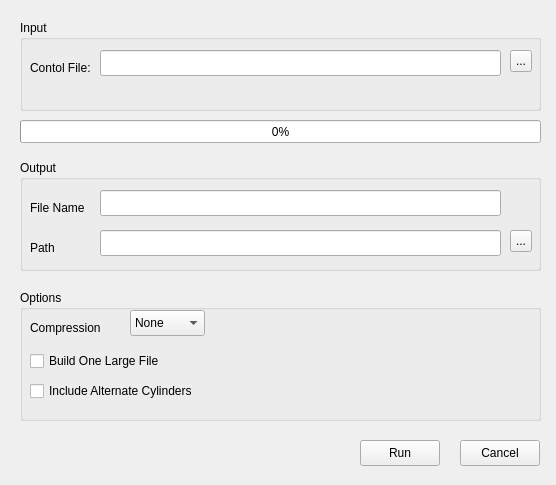
<?xml version="1.0" encoding="UTF-8"?>
<ui version="4.0">
 <class>DasdLoadClass</class>
 <widget class="QWidget" name="DasdLoadClass">
  <property name="geometry">
   <rect>
    <x>0</x>
    <y>0</y>
    <width>556</width>
    <height>485</height>
   </rect>
  </property>
  <property name="windowTitle">
   <string>Dasdload</string>
  </property>
  <widget class="QGroupBox" name="groupBox">
   <property name="geometry">
    <rect>
     <x>20</x>
     <y>20</y>
     <width>521</width>
     <height>91</height>
    </rect>
   </property>
   <property name="title">
    <string>Input</string>
   </property>
   <widget class="QLineEdit" name="control">
    <property name="geometry">
     <rect>
      <x>80</x>
      <y>30</y>
      <width>401</width>
      <height>26</height>
     </rect>
    </property>
   </widget>
   <widget class="QToolButton" name="browseCtlButton">
    <property name="geometry">
     <rect>
      <x>490</x>
      <y>30</y>
      <width>22</width>
      <height>22</height>
     </rect>
    </property>
    <property name="text">
     <string>...</string>
    </property>
   </widget>
   <widget class="QLabel" name="label">
    <property name="geometry">
     <rect>
      <x>10</x>
      <y>40</y>
      <width>71</width>
      <height>16</height>
     </rect>
    </property>
    <property name="text">
     <string>Contol File:</string>
    </property>
   </widget>
  </widget>
  <widget class="QGroupBox" name="groupBox_2">
   <property name="geometry">
    <rect>
     <x>20</x>
     <y>160</y>
     <width>521</width>
     <height>111</height>
    </rect>
   </property>
   <property name="title">
    <string>Output</string>
   </property>
   <widget class="QLineEdit" name="filename">
    <property name="geometry">
     <rect>
      <x>80</x>
      <y>30</y>
      <width>401</width>
      <height>26</height>
     </rect>
    </property>
   </widget>
   <widget class="QLineEdit" name="path">
    <property name="geometry">
     <rect>
      <x>80</x>
      <y>70</y>
      <width>401</width>
      <height>26</height>
     </rect>
    </property>
   </widget>
   <widget class="QToolButton" name="browseOutButton">
    <property name="geometry">
     <rect>
      <x>490</x>
      <y>70</y>
      <width>22</width>
      <height>22</height>
     </rect>
    </property>
    <property name="text">
     <string>...</string>
    </property>
   </widget>
   <widget class="QLabel" name="label_2">
    <property name="geometry">
     <rect>
      <x>10</x>
      <y>40</y>
      <width>61</width>
      <height>16</height>
     </rect>
    </property>
    <property name="text">
     <string>File Name</string>
    </property>
   </widget>
   <widget class="QLabel" name="label_3">
    <property name="geometry">
     <rect>
      <x>10</x>
      <y>80</y>
      <width>61</width>
      <height>16</height>
     </rect>
    </property>
    <property name="text">
     <string>Path</string>
    </property>
   </widget>
  </widget>
  <widget class="QGroupBox" name="groupBox_3">
   <property name="geometry">
    <rect>
     <x>20</x>
     <y>290</y>
     <width>521</width>
     <height>131</height>
    </rect>
   </property>
   <property name="title">
    <string>Options</string>
   </property>
   <widget class="QComboBox" name="compressionComboBox">
    <property name="geometry">
     <rect>
      <x>110</x>
      <y>20</y>
      <width>75</width>
      <height>26</height>
     </rect>
    </property>
    <item>
     <property name="text">
      <string>None</string>
     </property>
    </item>
    <item>
     <property name="text">
      <string>zlib</string>
     </property>
    </item>
    <item>
     <property name="text">
      <string>bz2</string>
     </property>
    </item>
    <item>
     <property name="text">
      <string>expanding</string>
     </property>
    </item>
   </widget>
   <widget class="QLabel" name="label_4">
    <property name="geometry">
     <rect>
      <x>10</x>
      <y>30</y>
      <width>81</width>
      <height>16</height>
     </rect>
    </property>
    <property name="text">
     <string>Compression</string>
    </property>
   </widget>
   <widget class="QCheckBox" name="lfsCheckBox">
    <property name="geometry">
     <rect>
      <x>10</x>
      <y>60</y>
      <width>181</width>
      <height>22</height>
     </rect>
    </property>
    <property name="text">
     <string>Build One Large File</string>
    </property>
   </widget>
   <widget class="QCheckBox" name="altCheckBox">
    <property name="geometry">
     <rect>
      <x>10</x>
      <y>90</y>
      <width>191</width>
      <height>22</height>
     </rect>
    </property>
    <property name="text">
     <string>Include Alternate Cylinders</string>
    </property>
   </widget>
  </widget>
  <widget class="QPushButton" name="runButton">
   <property name="geometry">
    <rect>
     <x>360</x>
     <y>440</y>
     <width>80</width>
     <height>26</height>
    </rect>
   </property>
   <property name="text">
    <string>Run</string>
   </property>
  </widget>
  <widget class="QPushButton" name="exitButton">
   <property name="geometry">
    <rect>
     <x>460</x>
     <y>440</y>
     <width>80</width>
     <height>26</height>
    </rect>
   </property>
   <property name="text">
    <string>Cancel</string>
   </property>
  </widget>
  <widget class="QProgressBar" name="progressBar">
   <property name="enabled">
    <bool>true</bool>
   </property>
   <property name="geometry">
    <rect>
     <x>20</x>
     <y>120</y>
     <width>521</width>
     <height>23</height>
    </rect>
   </property>
   <property name="value">
    <number>0</number>
   </property>
   <property name="textVisible">
    <bool>true</bool>
   </property>
   <property name="invertedAppearance">
    <bool>false</bool>
   </property>
  </widget>
 </widget>
 <layoutdefault spacing="6" margin="11"/>
 <resources/>
 <connections/>
</ui>
